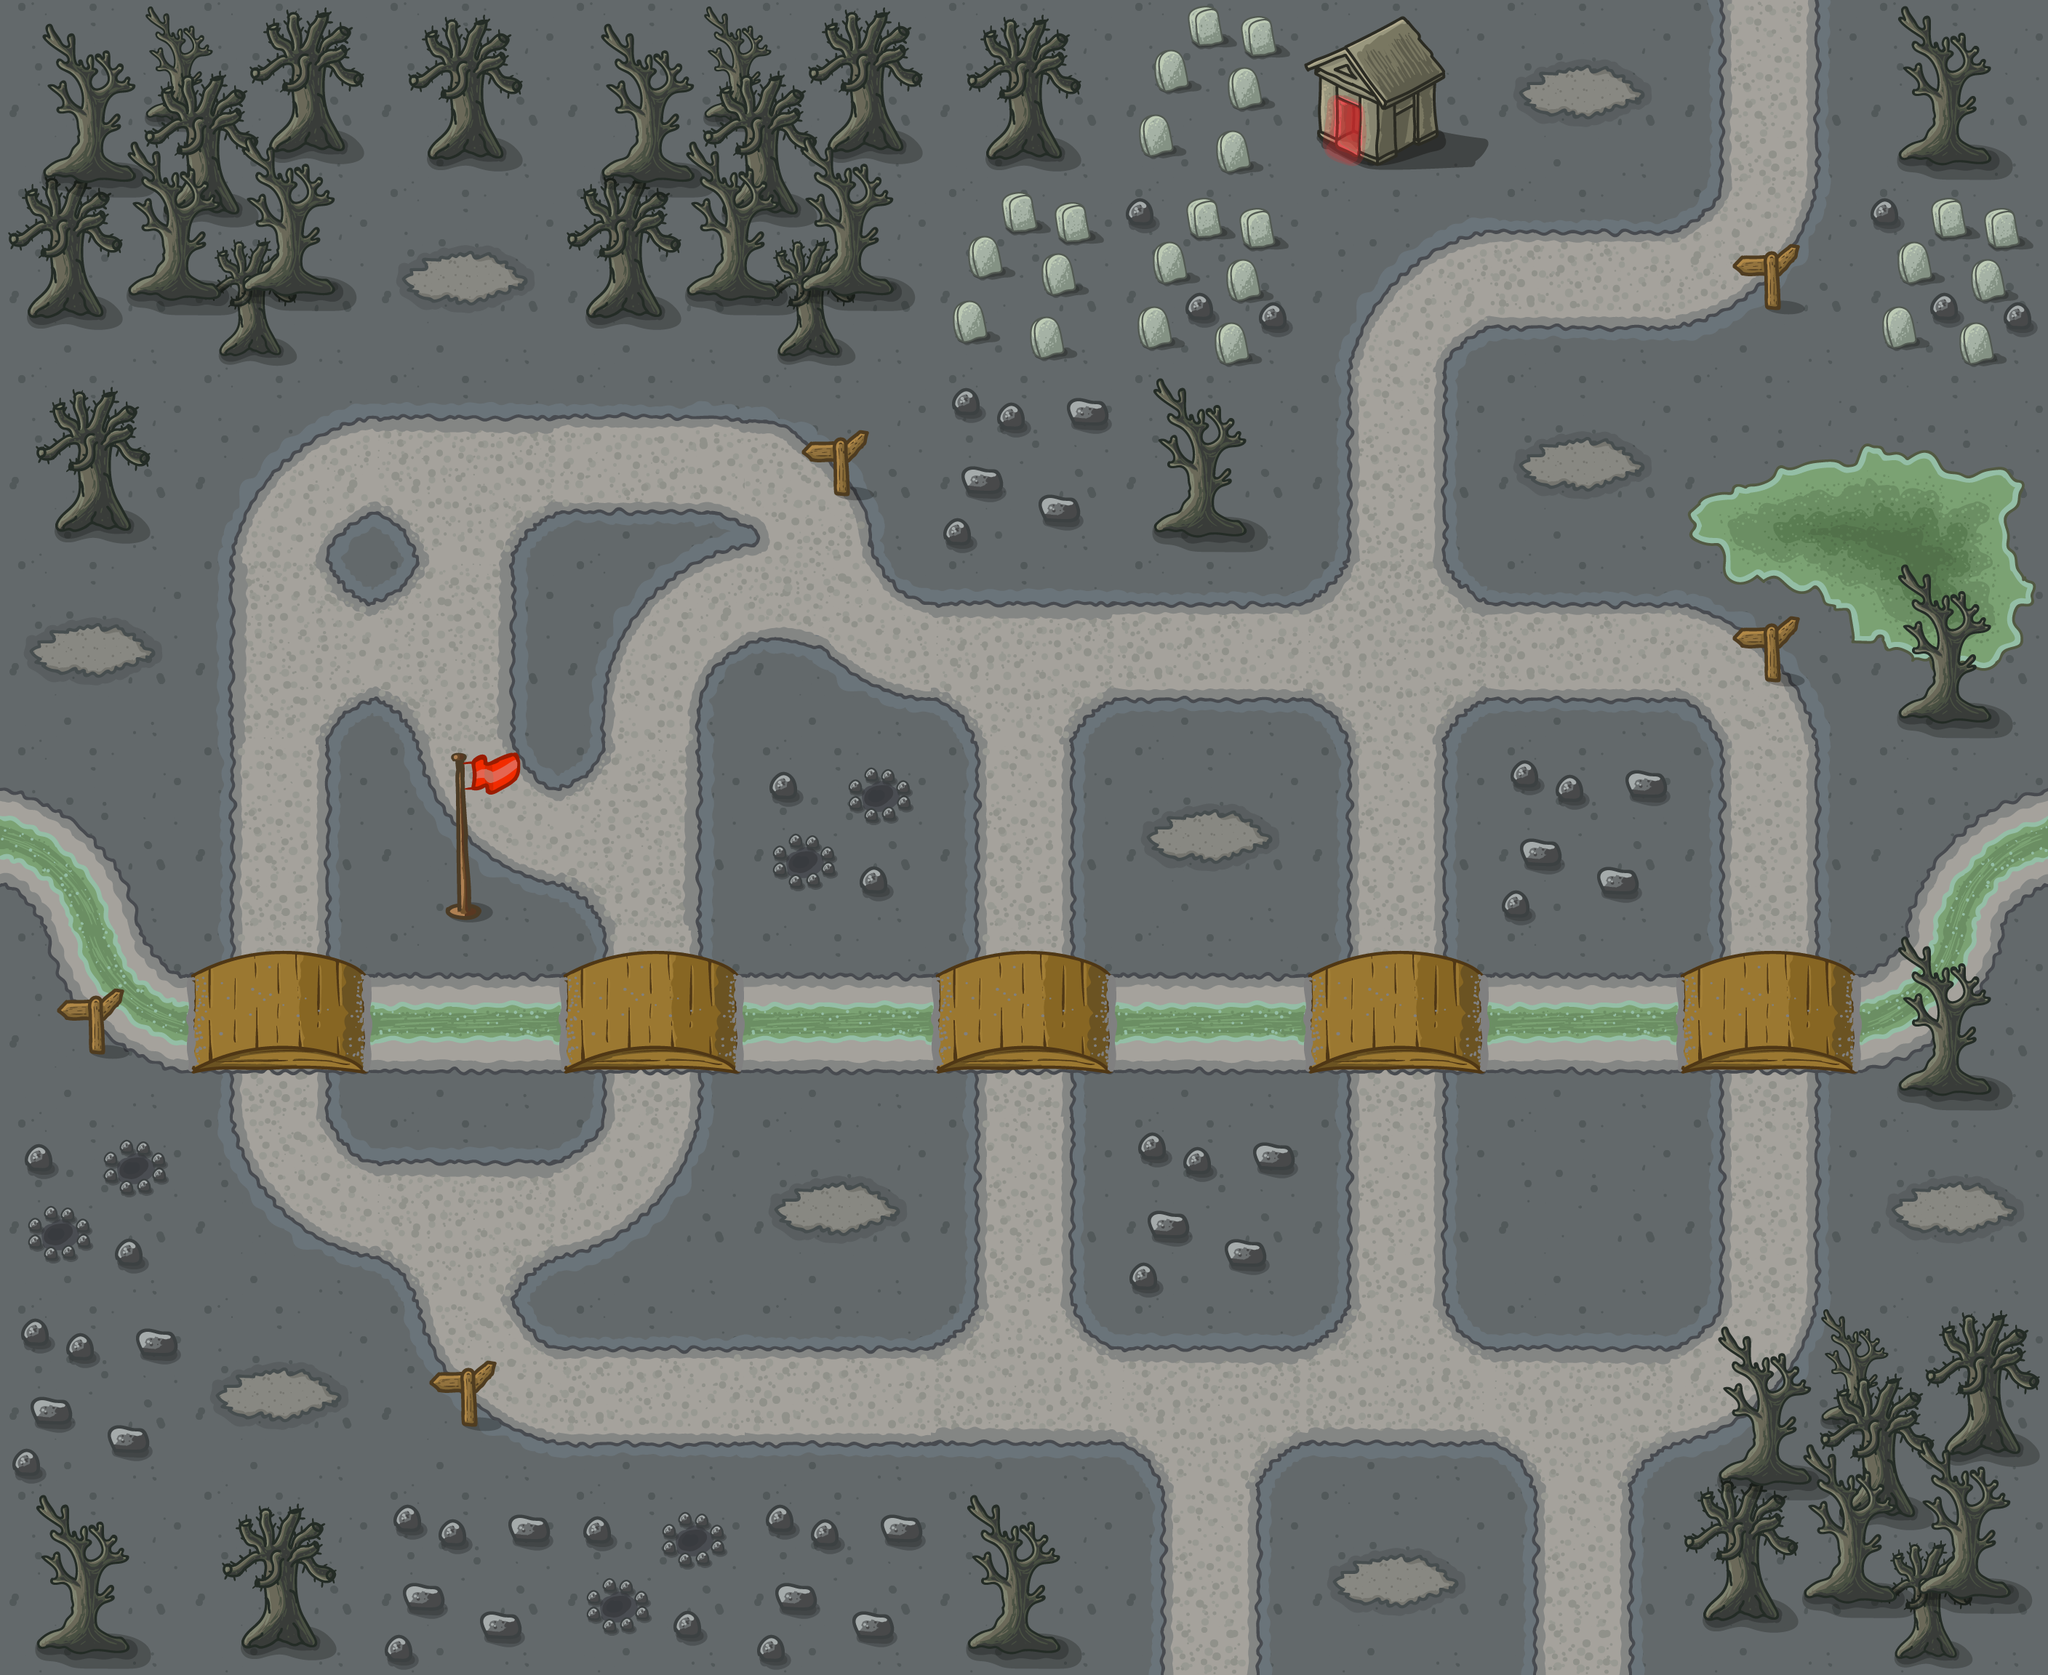

Rendered tile map (Tiled .tmx) drawn with the repository's tilesets; below, a short description and the full map source, tile grids included:
An orthogonal 11x9 tile map with 256x256 px tiles, 4 tile layers (bg, road, river, obj).

<map version="1.5" tiledversion="1.7.2" orientation="orthogonal" renderorder="right-down" width="11" height="9" tilewidth="256" tileheight="256" infinite="0" nextlayerid="7" nextobjectid="1">
 <tileset firstgid="1" name="tail" tilewidth="256" tileheight="256" tilecount="40" columns="0">
  <grid orientation="orthogonal" width="1" height="1" />
  <tile id="200">
   <image width="256" height="256" source="../PNG/tail_7/1.png" />
  </tile>
  <tile id="201">
   <image width="256" height="256" source="../PNG/tail_7/2.png" />
  </tile>
  <tile id="202">
   <image width="256" height="256" source="../PNG/tail_7/3.png" />
  </tile>
  <tile id="203">
   <image width="256" height="256" source="../PNG/tail_7/4.png" />
  </tile>
  <tile id="204">
   <image width="256" height="256" source="../PNG/tail_7/5.png" />
  </tile>
  <tile id="205">
   <image width="256" height="256" source="../PNG/tail_7/6.png" />
  </tile>
  <tile id="206">
   <image width="256" height="256" source="../PNG/tail_7/7.png" />
  </tile>
  <tile id="207">
   <image width="256" height="256" source="../PNG/tail_7/8.png" />
  </tile>
  <tile id="208">
   <image width="256" height="256" source="../PNG/tail_7/9.png" />
  </tile>
  <tile id="209">
   <image width="256" height="256" source="../PNG/tail_7/10.png" />
  </tile>
  <tile id="210">
   <image width="256" height="256" source="../PNG/tail_7/11.png" />
  </tile>
  <tile id="211">
   <image width="256" height="256" source="../PNG/tail_7/12.png" />
  </tile>
  <tile id="212">
   <image width="256" height="256" source="../PNG/tail_7/13.png" />
  </tile>
  <tile id="213">
   <image width="256" height="256" source="../PNG/tail_7/14.png" />
  </tile>
  <tile id="214">
   <image width="256" height="256" source="../PNG/tail_7/15.png" />
  </tile>
  <tile id="215">
   <image width="256" height="256" source="../PNG/tail_7/16.png" />
  </tile>
  <tile id="216">
   <image width="256" height="256" source="../PNG/tail_7/17.png" />
  </tile>
  <tile id="217">
   <image width="256" height="256" source="../PNG/tail_7/18.png" />
  </tile>
  <tile id="218">
   <image width="256" height="256" source="../PNG/tail_7/19.png" />
  </tile>
  <tile id="219">
   <image width="256" height="256" source="../PNG/tail_7/20.png" />
  </tile>
  <tile id="220">
   <image width="256" height="256" source="../PNG/tail_7/21.png" />
  </tile>
  <tile id="221">
   <image width="256" height="256" source="../PNG/tail_7/22.png" />
  </tile>
  <tile id="222">
   <image width="256" height="256" source="../PNG/tail_7/23.png" />
  </tile>
  <tile id="223">
   <image width="256" height="256" source="../PNG/tail_7/24.png" />
  </tile>
  <tile id="224">
   <image width="256" height="256" source="../PNG/tail_7/25.png" />
  </tile>
  <tile id="225">
   <image width="256" height="256" source="../PNG/tail_7/26.png" />
  </tile>
  <tile id="226">
   <image width="256" height="256" source="../PNG/tail_7/27.png" />
  </tile>
  <tile id="227">
   <image width="256" height="256" source="../PNG/tail_7/28.png" />
  </tile>
  <tile id="228">
   <image width="256" height="256" source="../PNG/tail_7/29.png" />
  </tile>
  <tile id="229">
   <image width="256" height="256" source="../PNG/tail_7/30.png" />
  </tile>
  <tile id="230">
   <image width="256" height="256" source="../PNG/tail_7/31.png" />
  </tile>
  <tile id="231">
   <image width="256" height="256" source="../PNG/tail_7/32.png" />
  </tile>
  <tile id="232">
   <image width="256" height="256" source="../PNG/tail_7/33.png" />
  </tile>
  <tile id="233">
   <image width="256" height="256" source="../PNG/tail_7/34.png" />
  </tile>
  <tile id="234">
   <image width="256" height="256" source="../PNG/tail_7/35.png" />
  </tile>
  <tile id="235">
   <image width="256" height="256" source="../PNG/tail_7/36.png" />
  </tile>
  <tile id="236">
   <image width="256" height="256" source="../PNG/tail_7/37.png" />
  </tile>
  <tile id="237">
   <image width="256" height="256" source="../PNG/tail_7/38.png" />
  </tile>
  <tile id="238">
   <image width="256" height="256" source="../PNG/tail_7/39.png" />
  </tile>
  <tile id="239">
   <image width="256" height="256" source="../PNG/tail_7/40.png" />
  </tile>
 </tileset>
 <layer id="4" name="bg" width="11" height="9">
  <data encoding="csv">
226,226,226,226,226,226,226,226,226,226,226,
226,226,226,226,226,226,226,226,226,226,226,
226,226,226,226,226,226,226,226,226,226,226,
226,226,226,226,226,226,226,226,226,226,226,
226,226,226,226,226,226,226,226,226,226,226,
226,226,226,226,226,226,226,226,226,226,226,
226,226,226,226,226,226,226,226,226,226,226,
226,226,226,226,226,226,226,226,226,226,226,
226,226,226,226,226,226,226,226,226,226,226
</data>
 </layer>
 <layer id="1" name="road" width="11" height="9">
  <data encoding="csv">
0,0,0,0,0,0,0,0,0,207,0,
0,0,0,0,0,0,0,201,208,204,0,
0,201,205,209,210,0,0,207,0,0,0,
0,1610612941,2684354765,211,212,205,208,206,208,202,0,
0,207,203,2684354765,0,207,0,207,0,207,0,
0,207,0,207,0,207,0,207,0,207,0,
0,203,205,204,0,207,0,207,0,207,0,
0,0,203,208,208,3221225677,205,3221225677,205,204,0,
0,0,0,0,0,0,207,0,207,0,0
</data>
 </layer>
 <layer id="3" name="river" width="11" height="9">
  <data encoding="csv">
0,0,0,0,0,0,0,0,0,0,0,
0,0,0,0,0,0,0,0,0,0,0,
0,0,0,0,0,0,0,0,0,219,220,
0,0,0,0,0,0,0,0,0,221,222,
214,0,0,0,0,0,0,0,0,0,213,
215,218,218,218,218,218,218,218,218,218,216,
0,0,0,0,0,0,0,0,0,0,0,
0,0,0,0,0,0,0,0,0,0,0,
0,0,0,0,0,0,0,0,0,0,0
</data>
 </layer>
 <layer id="5" name="obj" width="11" height="9">
  <data encoding="csv">
237,238,235,237,238,235,232,224,230,0,236,
239,240,230,239,240,232,233,0,0,234,233,
235,0,0,0,234,231,236,0,230,0,0,
230,0,0,0,0,0,0,0,0,234,236,
0,0,225,0,229,0,230,0,231,0,0,
234,223,0,223,0,223,0,223,0,223,236,
229,0,0,0,230,0,231,0,0,0,230,
231,230,234,0,0,0,0,0,0,237,238,
236,235,231,229,231,236,0,230,0,239,240
</data>
 </layer>
</map>
